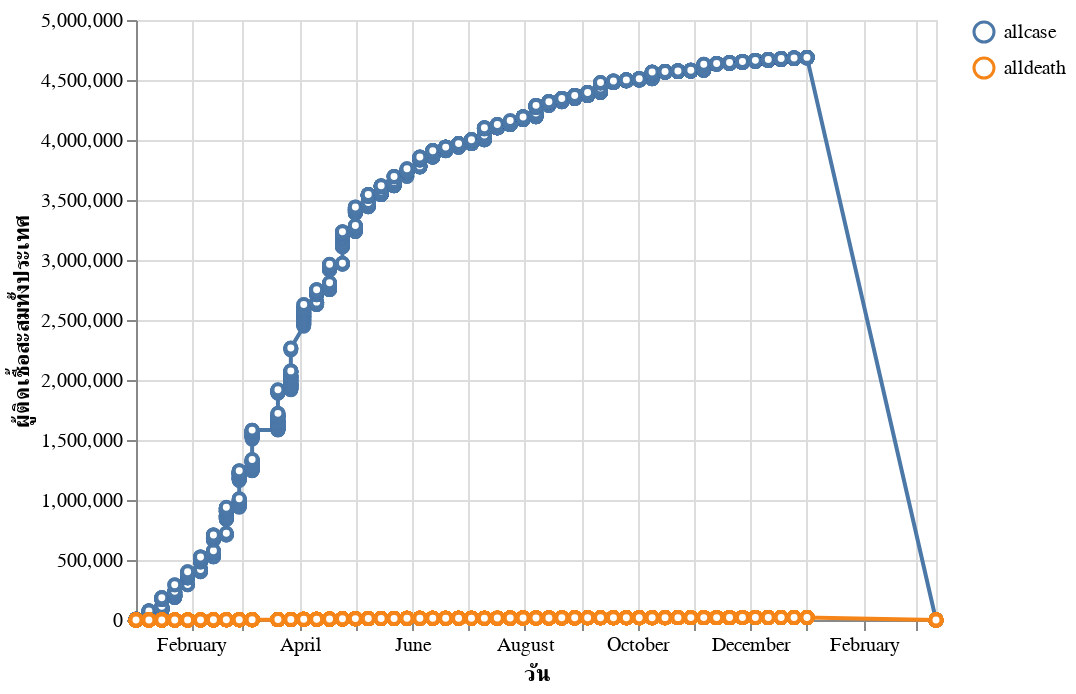

Notebook code for this chart:
### Code cell
obj.LineChart()

### Figure 1 — Vega-Lite specification as saved in the notebook (floating-point values rounded to 4 significant figures; data arrays with more than 128 entries replaced by an {"elided": "..."} marker saying what was removed)
{"config": {"view": {"continuousWidth": 400, "continuousHeight": 300}}, "repeat": {"layer": ["allcase", "alldeath"]}, "spec": {"data": {"name": "data-53af52d1c29123a83dce9997388c7b7b"}, "mark": {"type": "line", "point": {"fill": "white", "filled": false}}, "encoding": {"color": {"datum": {"repeat": "layer"}}, "tooltip": [{"field": "date", "type": "temporal"}, {"field": "allcase", "type": "quantitative"}, {"field": "alldeath", "type": "quantitative"}], "x": {"field": "date", "title": "วัน", "type": "temporal"}, "y": {"aggregate": "mean", "field": {"repeat": "layer"}, "title": "ผู้ติดเชื้อสะสมทั้งประเทศ"}}}, "$schema": "https://vega.github.io/schema/vega-lite/v4.17.0.json", "datasets": {"data-53af52d1c29123a83dce9997388c7b7b": {"elided": "4187 records"}}}
